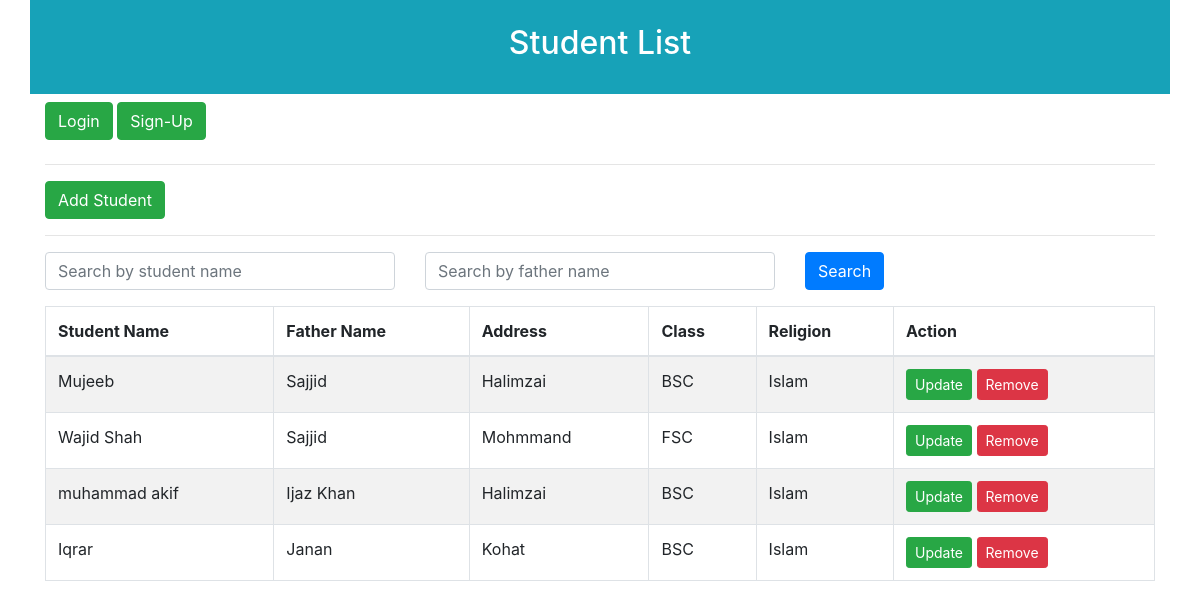
Screenshot of /student/student_list/ with the database file from the repository.
### student/models.py (models this page shows, shortened)
class Add_student(models.Model):
	student_name = models.CharField(max_length=120)
	father_name = models.CharField(max_length=120)
	address = models.CharField(max_length=120, null=True, blank=True)
	select_class = models.ForeignKey(Add_class, on_delete=models.CASCADE)
	religion = models.CharField(max_length=1200)

### class_app/models.py (models this page shows)
class Add_class(models.Model):
	class_name = models.CharField(max_length=120)
	def __str__(self):
		return self.class_name

### student/views.py (the view)
# urls.py: path('student_list/', views.student_list, name='student_list'),
def student_list(request):
	all_students = Add_student.objects.all()
	student_name = ""
	if 'student_name' in request.GET:
		student_name = request.GET['student_name']
		if student_name:
			all_students = all_students.filter(student_name__icontains=student_name)
	if 'father_name' in request.GET:
		father_name = request.GET['father_name']
		if father_name:
			all_students = all_students.filter(father_name__icontains=father_name)
	count = all_students.count()
	data = {'all_students': all_students, 'student_name': student_name, 'count': count}
	return render(request, 'student_list.html', data)

### templates/student_list.html (shortened to what this page needs)
{% extends 'links.html' %}
{% load static %}
{% block content %}
	<div class="container p-4 bg-info text-white text-center">
		<h2>Student List</h2>
	</div>
	{% include 'nav.html' %}
	<div class="container mt-4">
		<hr>
		<a href="{% url 'add_student' %}" class="btn btn-success">Add Student</a>
		<hr>
	</div>
	<div class="container">
		<form action="">
			<div class="row">
				<div class="col-sm-4">
					<input type="text" name="student_name" placeholder="Search by student name" class="form-control d-block">
				</div>
				<div class="col-sm-4">
					<input type="text" name="father_name" placeholder="Search by father name" class="form-control d-block">
				</div>
				<div class="col-sm-4">
					<button class="btn btn-primary">Search</button>
				</div>
			</div>
		</form>
	</div>
	<div class="container mt-3">
		<table class="table table-bordered table-striped table-hover">
			<tr>
				<thead>
					<th>Student Name</th>
					<th>Father Name</th>
					<th>Address</th>
					<th>Class</th>
					<th>Religion</th>
					<th>Action</th>
				</thead>
			</tr>
			<tbody>
				{% if all_students %}
					{% for i in all_students %}
					<tr>
						<td>{{ i.student_name }}</td>
						<td>{{ i.father_name }}</td>
						<td>{{ i.address }}</td>
						<td>{{ i.select_class }}</td>
						<td>{{ i.religion }}</td>
						<td>
							<a href="{% url 'student_update' i.id %}" class="btn btn-success btn-sm">Update</a>
							<a href="{% url 'student_delete' i.id %}" class="btn btn-danger btn-sm">Remove</a>
						</td>
					</tr>
					{% endfor %}
			</tbody>
		</table>
	</div>
	{% else %}
			<h5 class="alert alert-danger">Sorry No Records Founds</h5>
	{% endif %}
</body>
{% endblock %}

### templates/links.html (shortened to what this page needs)
{% load static %}
<!DOCTYPE html>
<html>
<head>
  <link rel="stylesheet" href="{% static 'bootstrap.min.css' %}">
</head>
<body>
	{% block content %}
	{% endblock %}
</body>
</html>

### templates/nav.html
<div class="container pt-2">
	{% if request.user.is_authenticated %}
		<a href="{% url 'student_home' %}" class="btn btn-warning">Home</a>
		<a href="{% url 'teacher_list' %}" class="btn btn-primary">Teacher List</a>
		<a href="{% url 'student_list' %}" class="btn btn-secondary">Student List</a>
		<a href="{% url 'subject_list'%}" class="btn btn-info">Subject</a>
		<a href="{% url 'classes_list' %}" class="btn btn-success">Classes</a>
		<a href="{% url 'logout_user' %}" class="btn btn-success float-right">Logout</a>
	{% else %}
		<a href="{% url 'login_page' %}" class="btn btn-success">Login</a>
		<a href="" class="btn btn-success">Sign-Up</a>
	{% endif %}
</div>

### rows the page displays
Add_student: student_name "Mujeeb", father_name "Sajjid", address "Halimzai", select_class "BSC", religion "Islam"
Add_student: student_name "Wajid Shah", father_name "Sajjid", address "Mohmmand", select_class "FSC", religion "Islam"
Add_student: student_name "muhammad akif", father_name "Ijaz Khan", address "Halimzai", select_class "BSC", religion "Islam"
Add_student: student_name "Iqrar", father_name "Janan", address "Kohat", select_class "BSC", religion "Islam"
